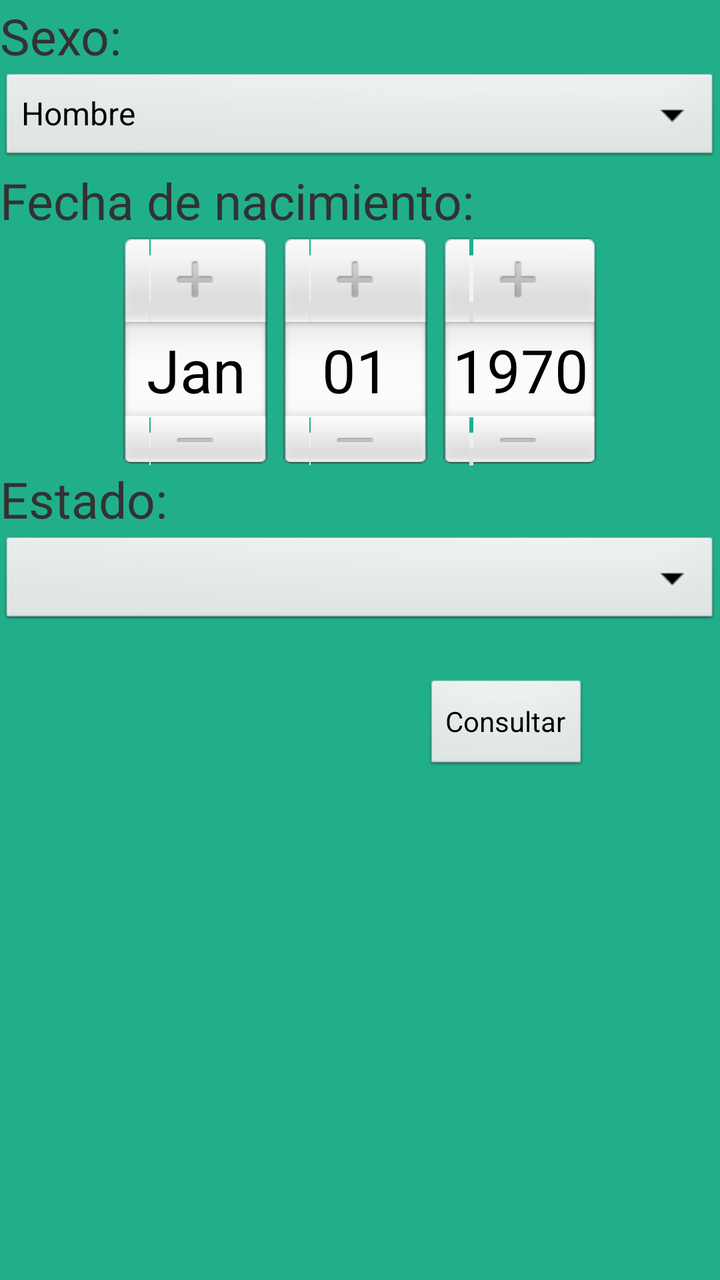
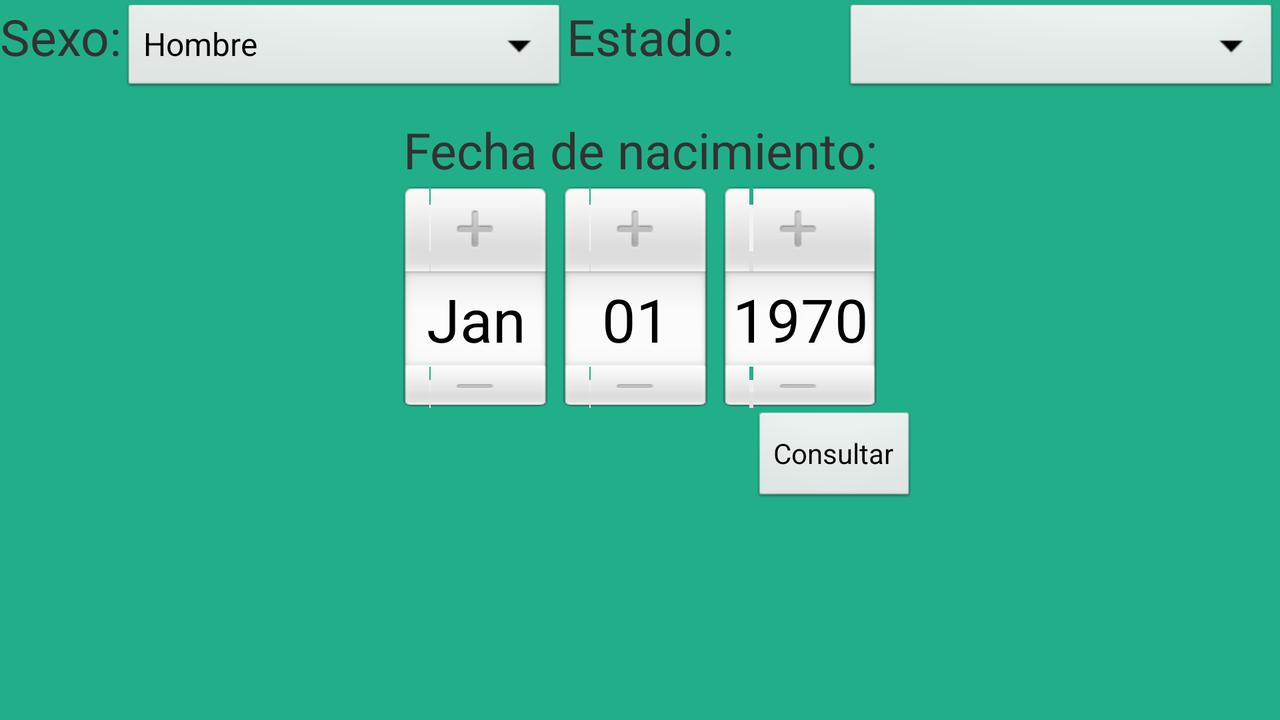

The same Android screen from two of the app's own layout files: first res/layout/ as a phone draws it, then the author's variant for another configuration, drawn on a device whose configuration selects that folder. Both files follow.
<!-- AndroidManifest.xml: application theme AppTheme -->
<!-- res/layout/activity_p3.xml -->
<?xml version="1.0" encoding="utf-8"?>
<AbsoluteLayout xmlns:android="http://schemas.android.com/apk/res/android"
    android:layout_width="match_parent"
    android:layout_height="match_parent"
    android:background="@color/Fondo" >

    <LinearLayout
        android:layout_width="match_parent"
        android:layout_height="314dp"
        android:layout_x="0dp"
        android:layout_y="1dp"
        android:orientation="vertical" >

        <TextView
            android:id="@+id/textViewSex"
            android:layout_width="match_parent"
            android:layout_height="wrap_content"
            android:text="@string/Sexo"
            android:textSize="25dp" />

        <Spinner
            android:id="@+id/spinnerSex"
            android:layout_width="match_parent"
            android:layout_height="wrap_content"
            android:entries="@array/Sex"
            android:prompt="@string/Prompt" />

        <TextView
            android:id="@+id/textViewFecha"
            android:layout_width="match_parent"
            android:layout_height="wrap_content"
            android:text="@string/Fecha"
            android:textSize="25dp" />

        <DatePicker
            android:id="@+id/datePickerFecha"
            android:layout_width="match_parent"
            android:layout_height="wrap_content"
            android:layout_weight="1.91" />

        <TextView
            android:id="@+id/textViewEstado"
            android:layout_width="match_parent"
            android:layout_height="wrap_content"
            android:text="@string/Estado"
            android:textSize="25dp" />

        <Spinner
            android:id="@+id/spinnerEstado"
            android:layout_width="match_parent"
            android:layout_height="wrap_content"
            android:drawSelectorOnTop="true"
            android:prompt="@string/Prompt" />

    </LinearLayout>

    <Button
        android:id="@+id/buttonConsultar"
        android:layout_width="wrap_content"
        android:layout_height="wrap_content"
        android:layout_x="212dp"
        android:layout_y="339dp"
        android:text="@string/P3ButtonConsultar" />

</AbsoluteLayout>
<!-- resources referenced by this layout -->
<resources>
  <string-array name="Sex">
              <item>Hombre</item>
              <item>Mujer</item>
          </string-array>
  <color name="Fondo">#21af8a</color>
  <string name="Estado">Estado: </string>
  <string name="Fecha">Fecha de nacimiento: </string>
  <string name="P3ButtonConsultar">Consultar</string>
  <string name="Prompt">Elige una opción....</string>
  <string name="Sexo">Sexo: </string>
  <style name="AppTheme" parent="AppBaseTheme">
  </style>
  <style name="AppBaseTheme" parent="android:Theme.Light">
  </style>
</resources>
<!-- res/layout-land/activity_p3.xml (the author's variant of the layout above) -->
<!-- drawn on the phone turned sideways -->
<?xml version="1.0" encoding="utf-8"?>
<AbsoluteLayout xmlns:android="http://schemas.android.com/apk/res/android"
    android:layout_width="match_parent"
    android:layout_height="match_parent"
    android:background="@color/Fondo" >

    <LinearLayout
        android:layout_width="match_parent"
        android:layout_height="58dp"
        android:layout_alignParentLeft="true"
        android:layout_alignParentRight="true"
        android:layout_alignParentTop="true" >

        <TextView
            android:id="@+id/textViewSex"
            android:layout_width="wrap_content"
            android:layout_height="63dp"
            android:text="@string/Sexo"
            android:textSize="25dp" />

        <Spinner
            android:id="@+id/spinnerSex"
            android:layout_width="93dp"
            android:layout_height="wrap_content"
            android:layout_weight="0.83"
            android:entries="@array/Sex"
            android:prompt="@string/Prompt" />

        <TextView
            android:id="@+id/textViewEstado"
            android:layout_width="92dp"
            android:layout_height="63dp"
            android:layout_weight="0.30"
            android:text="@string/Estado"
            android:textSize="25dp" />

        <Spinner
            android:id="@+id/spinnerEstado"
            android:layout_width="166dp"
            android:layout_height="wrap_content"
            android:layout_weight="0.33"
            android:drawSelectorOnTop="true"
            android:prompt="@string/Prompt" />

    </LinearLayout>

    <LinearLayout
        android:layout_width="match_parent"
        android:layout_height="146dp"
        android:layout_x="0dp"
        android:layout_y="58dp"
        android:orientation="vertical" >

        <TextView
            android:id="@+id/textViewFecha"
            android:layout_width="match_parent"
            android:layout_height="wrap_content"
            android:gravity="center_horizontal"
            android:text="@string/Fecha"
            android:textSize="25dp" />

        <DatePicker
            android:id="@+id/datePickerFecha"
            android:layout_width="match_parent"
            android:layout_height="match_parent" />

    </LinearLayout>

    <Button
        android:id="@+id/buttonConsultar"
        android:layout_width="wrap_content"
        android:layout_height="wrap_content"
        android:layout_x="376dp"
        android:layout_y="205dp"
        android:text="@string/P3ButtonConsultar" />

</AbsoluteLayout>
